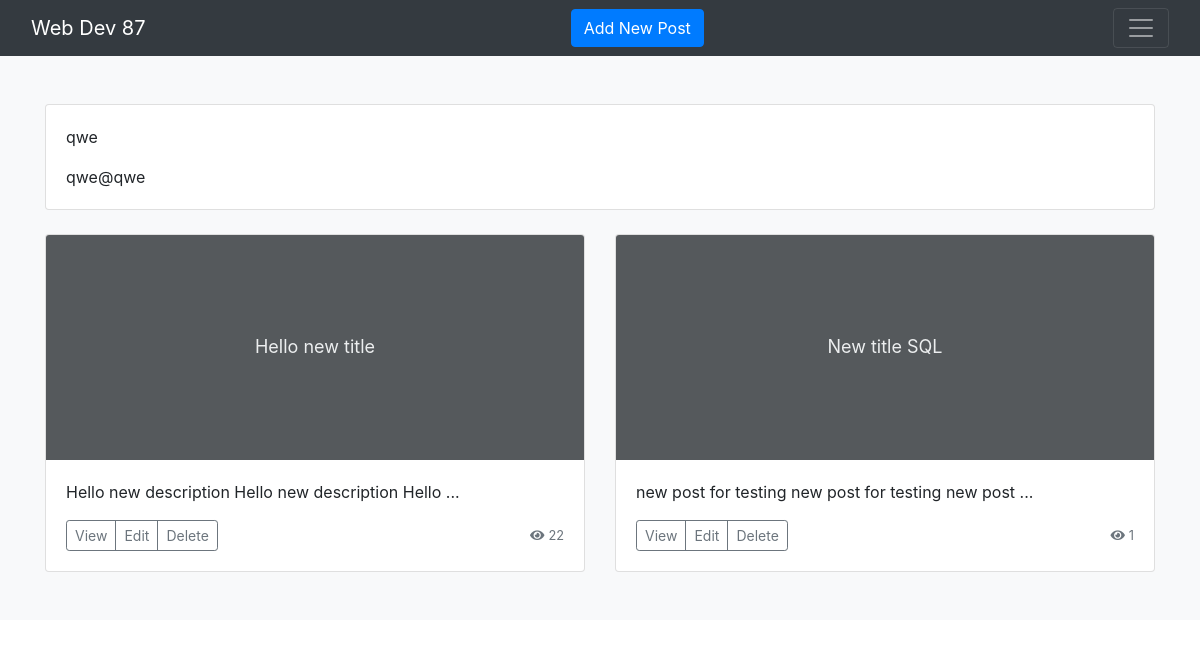
Page /profile.php (signed in) on the committed database.
### tables this page shows
CREATE TABLE `account` (
  `id` int(11) NOT NULL,
  `name` varchar(255) NOT NULL,
  `email` varchar(255) NOT NULL,
  `password` varchar(500) NOT NULL
);

CREATE TABLE `post` (
  `id` int(11) NOT NULL,
  `title` varchar(255) NOT NULL,
  `description` text NOT NULL,
  `author_id` int(11) NOT NULL,
  `views` int(11) NOT NULL,
  `category_id` int(11) NOT NULL,
  `cover` text
);

### profile.php (the view, shortened to what this page needs)
<!doctype html>
<html lang="en">
<head>
    <?php include "components/head.php"; ?>
</head>
<body>
    <?php include "components/header.php"; ?>
    <main>
        <div class="album py-5 bg-light">
            <div class="container">
                <?php
                    $uid = $_SESSION['suser_id'];
                    $query = $db->query("SELECT * FROM account WHERE id = $uid");
                    $userDb = $query->fetch_object();
                ?>
                <div class="row row-cols-3">
                        <div class="col">
                            <div class="card shadow-sm">
                                <div class="card-body">
                                    <p class="card-text">
                                        <?=$userDb->name?>
                                    </p>
                                    <p class="card-text">
                                    <?=$userDb->email?>
                                    </p>
                                </div>
                            </div>
                        </div>
                </div>
                <div class="row row-cols-1 row-cols-sm-2 row-cols-md-3 g-3 mt-4">
                    <?php
                    $posts = $db->query("SELECT * FROM post WHERE author_id=$uid;");
                    while ($row = $posts->fetch_object()) {
                    ?>
                        <div class="col">
                            <div class="card shadow-sm">
                                <svg class="bd-placeholder-img card-img-top" width="100%" height="225" xmlns="http://www.w3.org/2000/svg" role="img" aria-label="Placeholder: Thumbnail" preserveAspectRatio="xMidYMid slice" focusable="false">
                                    <title>Placeholder</title>
                                    <rect width="100%" height="100%" fill="#55595c" /><text x="50%" y="50%" fill="#eceeef" dy=".3em"><?=$row->title;?></text>
                                </svg>
                                <div class="card-body">
                                    <p class="card-text">
                                        <?= substr($row->description, 0, 50) . ' ...'; ?>
                                    </p>
                                    <div class="d-flex justify-content-between align-items-center">
                                        <div class="btn-group">
                                            <a href="detail.php?pid=<?=$row->id?>" type="button" class="btn btn-sm btn-outline-secondary">View</a>
                                            <a href="profile.php?editid=<?=$row->id?>" type="button" class="btn btn-sm btn-outline-secondary">Edit</a>
                                            <a href="api/posts/delete.php?pid=<?=$row->id?>" type="button" class="btn btn-sm btn-outline-secondary">Delete</a>
                                        </div>
                                        <small class="text-muted"><i class="fas fa-eye" style="margin-right:4px;"></i><?=$row->views?></small>
                                    </div>
                                </div>
                            </div>
                        </div>
                    <?php } ?>
                </div>
            </div>
        </div>
    </main>
</body>
</html>

### components/head.php (shortened to what this page needs)
<link rel="stylesheet" href="https://maxcdn.bootstrapcdn.com/bootstrap/4.0.0/css/bootstrap.min.css">
<link rel="stylesheet" href="https://cdnjs.cloudflare.com/ajax/libs/font-awesome/5.15.2/css/all.min.css" />

### components/header.php (shortened to what this page needs)
<nav class="navbar navbar-dark bg-dark" aria-label="First navbar example">
  <div class="container-fluid">
    <a class="navbar-brand" href="main.php">Web Dev 87</a>
    <?php
    if (isset($_SESSION['suser_id'])) {
      echo '<button type="button" class="btn btn-primary" data-toggle="modal" data-target="#addModal">
                Add New Post
            </button>';
    }
    ?>
    <button class="navbar-toggler" type="button" data-bs-toggle="collapse" data-bs-target="#navbarsExample01" aria-controls="navbarsExample01" aria-expanded="false" aria-label="Toggle navigation">
      <span class="navbar-toggler-icon"></span>
    </button>
  </div>
</nav>

### profile.php (style rules this page uses)
.bd-placeholder-img { font-size: 1.125rem; text-anchor: middle; -webkit-user-select: none; -moz-user-select: none; user-select: none; }

### rows in the picture
account: name "qwe", email "qwe@qwe"
post: title "Hello new title", description "Hello new description Hello new description Hello", views "22"
post: title "New title SQL", description "new post for testing new post for testing new post", views "1"
